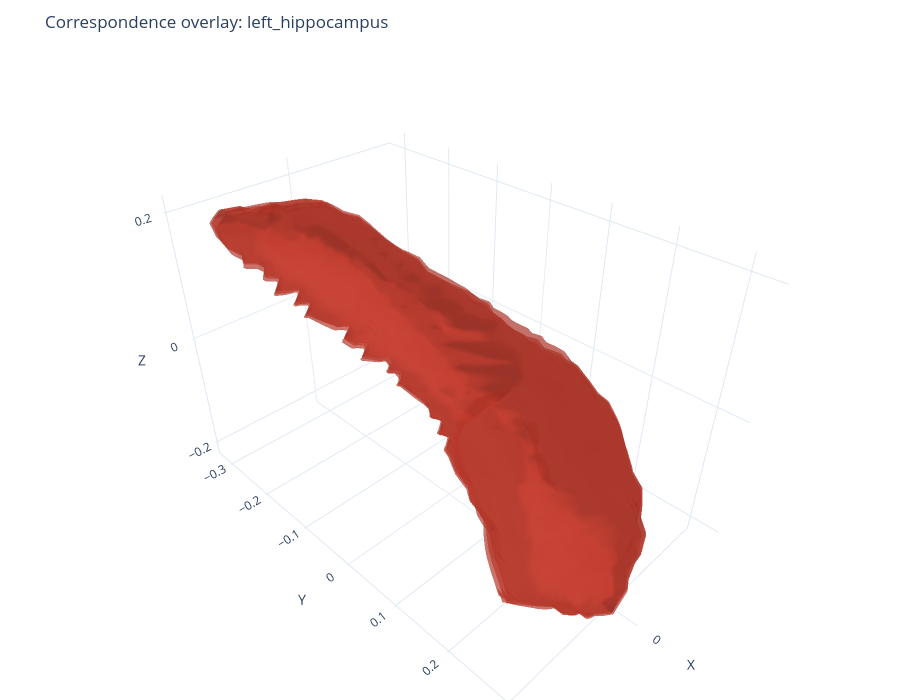

This figure's notebook cell:
### Markdown cell above
## Correspondence overlay

### Code cell
# Full runs may contain thousands of meshes. Keep this small for interactive viewing.
MAX_SCANS = 3
overlay_rows = manifest[["scan_id", "visit_dx_3class"]].head(MAX_SCANS)
diagnosis_colors = {"CN": "#2E86DE", "AD": "#C0392B", "MCI": "#F39C12"}
overlay = go.Figure()
overlay_stats = []
for _, row in overlay_rows.iterrows():
    scan_id = str(row["scan_id"])
    path = OUTPUT_ROOT / PRIMARY_STRUCTURE / "minimal_smooth_correspondence" / "final_ply" / f"{scan_id}.ply"
    if not path.is_file():
        continue
    mesh = trimesh.load(path, force="mesh", process=False)
    vertices, faces = np.asarray(mesh.vertices), np.asarray(mesh.faces)
    diagnosis = str(row["visit_dx_3class"])
    overlay.add_trace(go.Mesh3d(
        x=vertices[:, 0], y=vertices[:, 1], z=vertices[:, 2],
        i=faces[:, 0], j=faces[:, 1], k=faces[:, 2], name=f"{scan_id} | {diagnosis}",
        color=diagnosis_colors.get(diagnosis, "#6C757D"), opacity=0.45, flatshading=False, showscale=False,
    ))
    overlay_stats.append({"scan_id": scan_id, "diagnosis": diagnosis, **stats(mesh)})
display(pd.DataFrame(overlay_stats))
overlay.update_layout(
    title=f"Correspondence overlay: {PRIMARY_STRUCTURE}", width=900, height=700, template="plotly_white",
    scene=dict(aspectmode="data", xaxis_title="X", yaxis_title="Y", zaxis_title="Z"), margin=dict(l=0, r=0, t=55, b=0),
)
overlay.show()

### Figure 1 — Plotly figure (JSON) as saved in the notebook; plotly's stock layout.template omitted (floating-point values rounded to 4 significant figures; data arrays with more than 128 entries replaced by an {"elided": "..."} marker saying what was removed)
{"data": [{"color": "#C0392B", "flatshading": false, "i": {"elided": "5488 int values"}, "j": {"elided": "5488 int values"}, "k": {"elided": "5488 int values"}, "name": "10_bl | AD", "opacity": 0.45, "showscale": false, "type": "mesh3d", "x": {"elided": "2746 float values"}, "y": {"elided": "2746 float values"}, "z": {"elided": "2746 float values"}}, {"color": "#C0392B", "flatshading": false, "i": {"elided": "5488 int values"}, "j": {"elided": "5488 int values"}, "k": {"elided": "5488 int values"}, "name": "10_m06 | AD", "opacity": 0.45, "showscale": false, "type": "mesh3d", "x": {"elided": "2746 float values"}, "y": {"elided": "2746 float values"}, "z": {"elided": "2746 float values"}}, {"color": "#C0392B", "flatshading": false, "i": {"elided": "5488 int values"}, "j": {"elided": "5488 int values"}, "k": {"elided": "5488 int values"}, "name": "10_m12 | AD", "opacity": 0.45, "showscale": false, "type": "mesh3d", "x": {"elided": "2746 float values"}, "y": {"elided": "2746 float values"}, "z": {"elided": "2746 float values"}}], "layout": {"height": 700, "margin": {"b": 0, "l": 0, "r": 0, "t": 55}, "scene": {"aspectmode": "data", "xaxis": {"title": {"text": "X"}}, "yaxis": {"title": {"text": "Y"}}, "zaxis": {"title": {"text": "Z"}}}, "title": {"text": "Correspondence overlay: left_hippocampus"}, "width": 900}}
